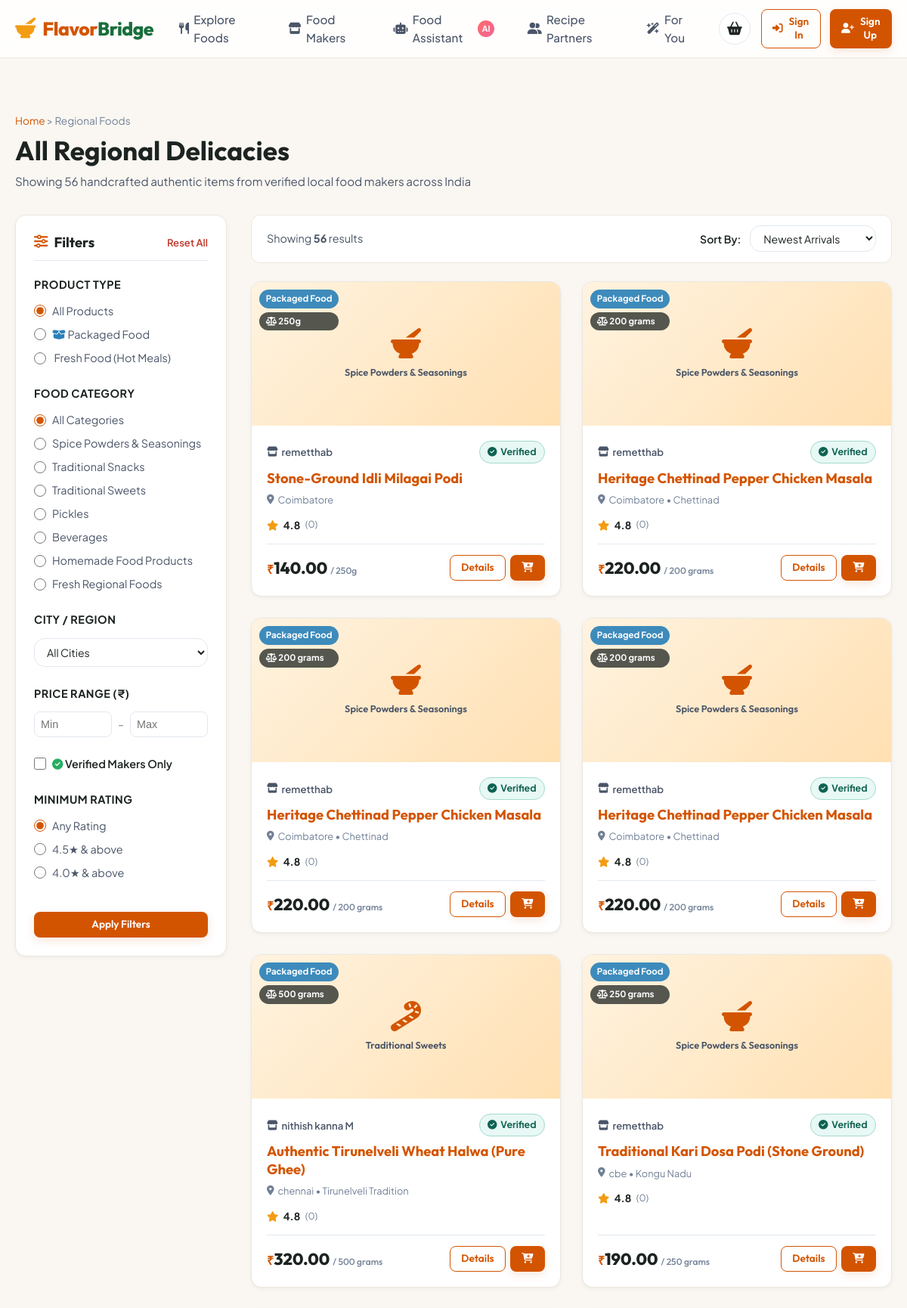
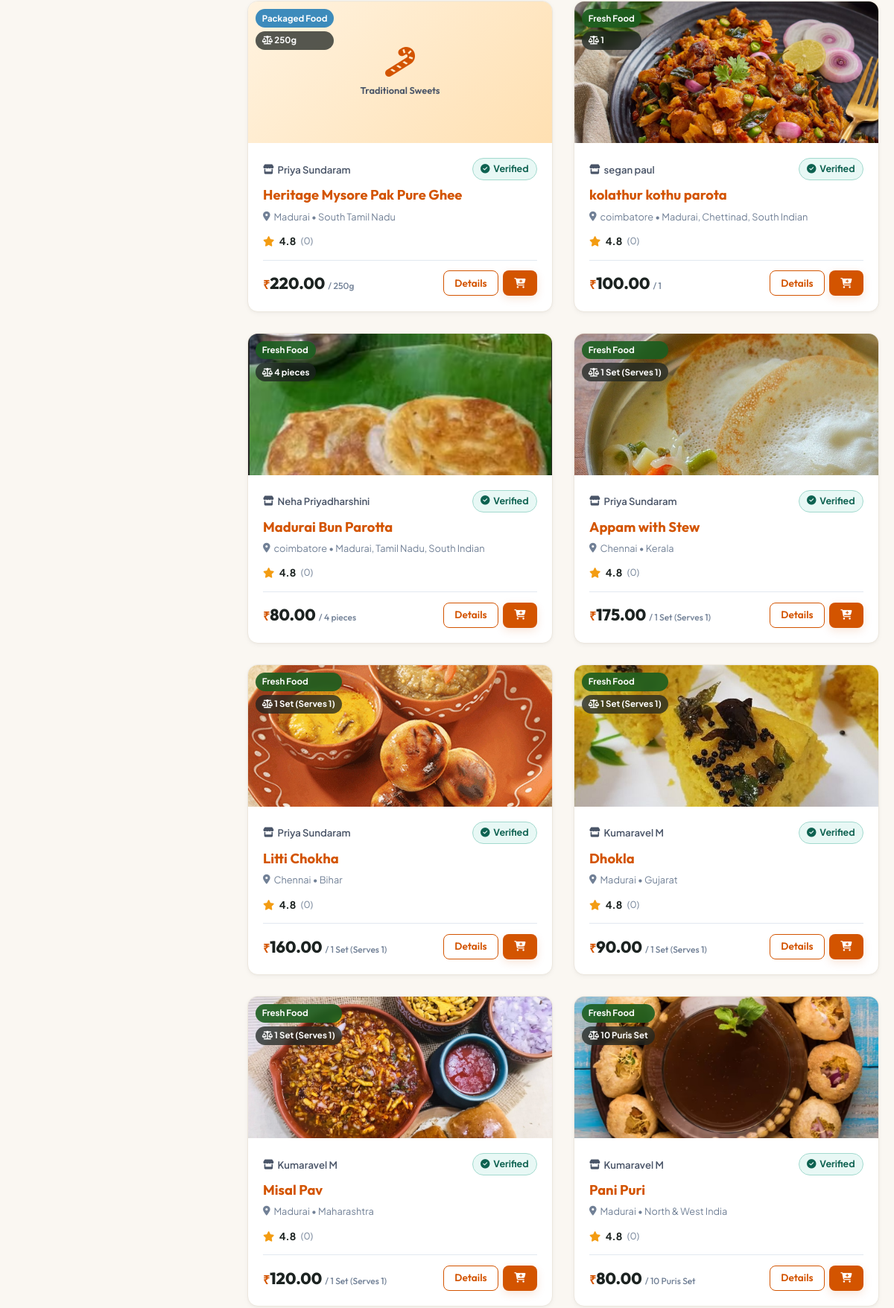
Page /products (upper part) on the committed database (2 pictures, top to bottom).
### backend/models.py (models this page shows, shortened)
class Product(db.Model):
    __tablename__ = 'products'
    id = db.Column(db.Integer, primary_key=True)
    food_maker_id = db.Column(db.Integer, db.ForeignKey('food_makers.id', ondelete='CASCADE'), nullable=False)
    name = db.Column(db.String(150), nullable=False, index=True)
    category = db.Column(db.String(100), nullable=False, index=True)
    description = db.Column(db.Text, nullable=True)
    ingredients = db.Column(db.Text, nullable=True)
    price = db.Column(db.Float, nullable=False)
    city = db.Column(db.String(100), nullable=False, index=True)
    region = db.Column(db.String(100), nullable=True)
    image = db.Column(db.String(255), nullable=True)
    stock = db.Column(db.Integer, default=10)
    product_type = db.Column(db.String(50), nullable=False, default='Packaged Food')  # 'Packaged Food' or 'Fresh Food'
    preparation_time = db.Column(db.String(50), nullable=True, default='1-2 days')
    net_quantity = db.Column(db.String(50), nullable=True, default='250g')  # e.g., '500g', '150g', '250g', '1 kg', '1 Plate'
    created_at = db.Column(db.DateTime, default=datetime.utcnow)
    cart_items = db.relationship('CartItem', backref='product', lazy=True, cascade='all, delete-orphan')
    order_items = db.relationship('OrderItem', backref='product', lazy=True)
    reviews = db.relationship('Review', backref='product', lazy=True, cascade='all, delete-orphan')
    interactions = db.relationship('Interaction', backref='product', lazy=True, cascade='all, delete-orphan')
    @property
    def average_rating(self):
        if not self.reviews:
            return 4.8  # Default positive score for new listings
        return round(sum(r.rating for r in self.reviews) / len(self.reviews), 1)
    @property
    def rating_count(self):
        return len(self.reviews)

class User(db.Model):
    __tablename__ = 'users'
    id = db.Column(db.Integer, primary_key=True)
    name = db.Column(db.String(100), nullable=False)
    email = db.Column(db.String(120), unique=True, nullable=False, index=True)
    password_hash = db.Column(db.String(255), nullable=False)
    role = db.Column(db.String(20), nullable=False, default='customer')  # 'customer' or 'food_maker'
    phone = db.Column(db.String(20), nullable=True)
    city = db.Column(db.String(100), nullable=True)
    address = db.Column(db.Text, nullable=True)
    created_at = db.Column(db.DateTime, default=datetime.utcnow)
    food_maker_profile = db.relationship('FoodMaker', backref='user', uselist=False, cascade='all, delete-orphan')
    cart = db.relationship('Cart', backref='customer', uselist=False, cascade='all, delete-orphan')
    orders = db.relationship('Order', backref='customer', lazy=True)
    reviews = db.relationship('Review', backref='customer', lazy=True)
    interactions = db.relationship('Interaction', backref='customer', lazy=True)

### backend/routes/product_routes.py (the view)
@product_bp.route('/products')
def products_list():
    query = request.args.get('q', '').strip()
    selected_category = request.args.get('category', '').strip()
    selected_city = request.args.get('city', '').strip()
    selected_type = request.args.get('product_type', '').strip()
    verified_only = request.args.get('verified_only') in ['1', 'true', 'True', 'yes']
    min_price = request.args.get('min_price', type=float)
    max_price = request.args.get('max_price', type=float)
    min_rating = request.args.get('min_rating', type=float)
    sort_by = request.args.get('sort', 'newest')
    base_query = Product.query
    if selected_category:
        base_query = base_query.filter(Product.category == selected_category)
    if selected_city:
        base_query = base_query.filter(Product.city.ilike(f"%{selected_city}%"))
    if selected_type in ['Packaged Food', 'Fresh Food']:
        base_query = base_query.filter(Product.product_type == selected_type)
    if min_price is not None:
        base_query = base_query.filter(Product.price >= min_price)
    if max_price is not None:
        base_query = base_query.filter(Product.price <= max_price)
    if verified_only:
        base_query = base_query.join(FoodMaker).filter(FoodMaker.is_verified == True)
    candidate_products = base_query.all()
    if query:
        ranked_scored = search_products(query, candidate_products)
        products = [p for p, score in ranked_scored]
    else:
        products = candidate_products
    if min_rating:
        products = [p for p in products if p.average_rating >= min_rating]
    if sort_by == 'price_asc':
        products = sorted(products, key=lambda p: p.price)
    elif sort_by == 'price_desc':
        products = sorted(products, key=lambda p: p.price, reverse=True)
    elif sort_by == 'rating':
        products = sorted(products, key=lambda p: (p.average_rating, p.rating_count), reverse=True)
    elif sort_by == 'popular':
        products = sorted(products, key=lambda p: (p.rating_count, p.average_rating), reverse=True)
    else:
        products = sorted(products, key=lambda p: (p.created_at or datetime.min), reverse=True)
    all_cities = sorted(list(set(p.city for p in Product.query.all() if p.city)))
    return render_template(
        'products.html',
        products=products,
        categories=FOOD_CATEGORIES,
        cities=all_cities,
        query=query,
        selected_category=selected_category,
        selected_city=selected_city,
        selected_type=selected_type,
        verified_only=verified_only,
        min_price=min_price,
        max_price=max_price,
        min_rating=min_rating,
        sort_by=sort_by,
        total_count=len(products)
    )

### frontend/templates/products.html (shortened to what this page needs)
{% extends "base.html" %}
{% block content %}
<div class="container" style="padding: 2.5rem 1.25rem;">
  <div style="margin-bottom: 2rem;">
    <div style="font-size: 0.85rem; color: var(--gray-medium); margin-bottom: 0.4rem;">
      <a href="{{ url_for('index') }}">Home</a> &gt; <span>Regional Foods</span>
    </div>
    <h1 style="font-size: 2.2rem; margin-bottom: 0.4rem;">
      {% if selected_category %}{{ selected_category }}{% elif query %}Search: "{{ query }}"{% else %}All Regional Delicacies{% endif %}
    </h1>
    <p style="color: var(--gray-dark); font-size: 0.95rem;">
      Showing {{ total_count }} handcrafted authentic items from verified local food makers across India
    </p>
  </div>
  <div class="catalog-layout">
    <aside class="filter-sidebar">
      <form method="GET" action="{{ url_for('product.products_list') }}" id="catalog-filter-form">
        <div class="filter-header">
          <h3><i class="fa-solid fa-sliders" style="color: var(--primary);"></i> Filters</h3>
          <a href="{{ url_for('product.products_list') }}" style="font-size: 0.82rem; font-weight: 600; color: var(--danger);">Reset All</a>
        </div>
        <div class="filter-group">
          <div class="filter-group-title">Product Type</div>
          <div class="filter-checkbox-list">
            <label class="filter-checkbox-label">
              <input type="radio" name="product_type" value="" {{ 'checked' if not selected_type else '' }}>
              <span>All Products</span>
            </label>
            <label class="filter-checkbox-label">
              <input type="radio" name="product_type" value="Packaged Food" {{ 'checked' if selected_type == 'Packaged Food' else '' }}>
              <span><i class="fa-solid fa-box-open" style="color: #2980B9;"></i> Packaged Food</span>
            </label>
            <label class="filter-checkbox-label">
              <input type="radio" name="product_type" value="Fresh Food" {{ 'checked' if selected_type == 'Fresh Food' else '' }}>
              <span> Fresh Food (Hot Meals)</span>
            </label>
          </div>
        </div>
        <div class="filter-group">
          <div class="filter-group-title">Food Category</div>
          <div class="filter-checkbox-list">
            <label class="filter-checkbox-label">
              <input type="radio" name="category" value="" {{ 'checked' if not selected_category else '' }}>
              <span>All Categories</span>
            </label>
            {% for cat in categories %}
              <label class="filter-checkbox-label">
                <input type="radio" name="category" value="{{ cat }}" {{ 'checked' if selected_category == cat else '' }}>
                <span>{{ cat }}</span>
              </label>
            {% endfor %}
          </div>
        </div>
        <div class="filter-group">
          <div class="filter-group-title">City / Region</div>
          <select name="city" class="form-control" style="font-size: 0.88rem; padding: 0.5rem 0.75rem;">
            <option value="">All Cities</option>
          </select>
        </div>
        <div class="filter-group">
          <div class="filter-group-title">Price Range (₹)</div>
          <div class="price-range-inputs">
            <input type="number" name="min_price" id="min-price-input" class="price-input" placeholder="Min" value="{{ min_price or '' }}" min="0">
            <span style="color: var(--gray-medium);">-</span>
            <input type="number" name="max_price" id="max-price-input" class="price-input" placeholder="Max" value="{{ max_price or '' }}" min="0">
          </div>
        </div>
        <div class="filter-group">
          <label class="filter-checkbox-label" style="font-weight: 600; color: var(--dark);">
            <input type="checkbox" name="verified_only" value="1" {{ 'checked' if verified_only else '' }}>
            <span><i class="fa-solid fa-circle-check" style="color: #27AE60;"></i> Verified Makers Only</span>
          </label>
        </div>
        <div class="filter-group">
          <div class="filter-group-title">Minimum Rating</div>
          <div class="filter-checkbox-list">
            <label class="filter-checkbox-label">
              <input type="radio" name="min_rating" value="" {{ 'checked' if not min_rating else '' }}>
              <span>Any Rating</span>
            </label>
            <label class="filter-checkbox-label">
              <input type="radio" name="min_rating" value="4.5" {{ 'checked' if min_rating == 4.5 else '' }}>
              <span>4.5★ & above</span>
            </label>
            <label class="filter-checkbox-label">
              <input type="radio" name="min_rating" value="4.0" {{ 'checked' if min_rating == 4.0 else '' }}>
              <span>4.0★ & above</span>
            </label>
          </div>
        </div>
        <button type="submit" class="btn btn-primary btn-block btn-sm" style="margin-top: 1rem;">
          Apply Filters
        </button>
      </form>
    </aside>
    <main>
      <div style="background: var(--bg-card); padding: 0.85rem 1.25rem; border-radius: 12px; border: var(--border-light); margin-bottom: 1.5rem; display: flex; align-items: center; justify-content: space-between; flex-wrap: wrap; gap: 1rem;">
        <div style="font-size: 0.9rem; color: var(--gray-dark);">
          Showing <strong>{{ products|length }}</strong> results
        </div>
        <div style="display: flex; align-items: center; gap: 0.75rem;">
          <label for="sort-select" style="font-size: 0.88rem; font-weight: 600; color: var(--dark);">Sort By:</label>
          <select id="sort-select" class="form-control" style="width: auto; padding: 0.4rem 0.8rem; font-size: 0.88rem;" onchange="const form = document.querySelector('#catalog-filter-form'); const hiddenSort = document.createElement('input'); hiddenSort.type='hidden'; hiddenSort.name='sort'; hiddenSort.value=this.value; form.appendChild(hiddenSort); form.submit();">
            <option value="newest" {{ 'selected' if sort_by == 'newest' else '' }}>Newest Arrivals</option>
          </select>
        </div>
      </div>
      {% if products %}
        <div class="product-grid">
          {% for product in products %}
            <div class="product-card" id="product-card-{{ product.id }}">
              <div class="product-image-container">
                {% if product.image %}
                  <img src="{{ url_for('uploaded_file', filename=product.image) }}" alt="{{ product.name }}" loading="lazy" style="width: 100%; height: 100%; object-fit: cover;">
                {% else %}
                  <div class="product-placeholder-graphic">
                    {% if 'Halwa' in product.name or 'Sweet' in product.category or 'Pak' in product.name or 'Laddu' in product.name %}
                      <i class="fa-solid fa-candy-cane"></i>
                    {% elif 'Masala' in product.name or 'Powder' in product.name or 'Podi' in product.name %}
                      <i class="fa-solid fa-mortar-pestle"></i>
                    {% elif 'Pickle' in product.name %}
                      <i class="fa-solid fa-jar"></i>
                    {% elif 'Coffee' in product.name or 'Tea' in product.name %}
                      <i class="fa-solid fa-mug-hot"></i>
                    {% elif product.product_type == 'Fresh Food' %}
                      <i class="fa-solid fa-bowl-rice"></i>
                    {% else %}
                      <i class="fa-solid fa-cookie-bite"></i>
                    {% endif %}
                    <span>{{ product.category }}</span>
                  </div>
                {% endif %}
                <div class="product-card-badges">
                  <span class="product-type-pill {{ 'pill-fresh' if product.product_type == 'Fresh Food' else 'pill-packaged' }}">
                    {{ product.product_type }}
                  </span>
                  {% if product.net_quantity %}
                    <span class="product-type-pill" style="background: rgba(28, 35, 33, 0.75); color: #FFFFFF; font-size: 0.72rem;">
                      <i class="fa-solid fa-scale-balanced"></i> {{ product.net_quantity }}
                    </span>
                  {% endif %}
                </div>
              </div>
              <div class="product-card-body">
                <div class="product-maker-info">
                  <span class="maker-name">
                    <i class="fa-solid fa-store"></i> {{ product.food_maker.user.name if product.food_maker and product.food_maker.user else 'Traditional Maker' }}
                  </span>
                  {% if product.food_maker and product.food_maker.is_verified %}
                    <span class="badge badge-verified" title="Verified Quality Maker"><i class="fa-solid fa-circle-check"></i> Verified</span>
                  {% endif %}
                </div>
                <h3 class="product-title">
                  <a href="{{ url_for('product.product_detail', product_id=product.id) }}">{{ product.name }}</a>
                </h3>
                <div class="product-location">
                  <i class="fa-solid fa-location-dot"></i> {{ product.city }} {% if product.region %}• {{ product.region }}{% endif %}
                </div>
                <div class="product-rating-row">
                  <div class="stars"><i class="fa-solid fa-star"></i></div>
                  <span class="rating-score">{{ product.average_rating }}</span>
                  <span class="rating-count">({{ product.rating_count }})</span>
                </div>
                <div class="product-card-footer">
                  <div class="product-price">
                    <span class="currency">₹</span>{{ "%.2f"|format(product.price) }}
                    <span style="font-size: 0.75rem; color: var(--gray-medium); font-weight: 500;">/ {{ product.net_quantity or 'pack' }}</span>
                  </div>
                  <div style="display: flex; gap: 6px;">
                    <a href="{{ url_for('product.product_detail', product_id=product.id) }}" class="btn btn-outline btn-sm">Details</a>
                    <button class="btn btn-primary btn-sm btn-add-to-cart-ajax" data-product-id="{{ product.id }}" aria-label="Add to cart">
                      <i class="fa-solid fa-cart-plus"></i>
                    </button>
                  </div>
                </div>
              </div>
            </div>
          {% endfor %}
        </div>
      {% endif %}
    </main>
  </div>
</div>
{% endblock %}

### rows in the picture
Product: category "Spice Powders & Seasonings", product_type "Packaged Food", net_quantity "250g", food_maker.user "remetthab", name "Stone-Ground Idli Milagai Podi", city "Coimbatore", average_rating "4.8", rating_count "0", price "140.00"
Product: category "Spice Powders & Seasonings", product_type "Packaged Food", net_quantity "200 grams", food_maker.user "remetthab", name "Heritage Chettinad Pepper Chicken Masala", city "Coimbatore", region "Chettinad", average_rating "4.8", rating_count "0", price "220.00"
Product: category "Spice Powders & Seasonings", product_type "Packaged Food", net_quantity "200 grams", food_maker.user "remetthab", name "Heritage Chettinad Pepper Chicken Masala", city "Coimbatore", region "Chettinad", average_rating "4.8", rating_count "0", price "220.00"
Product: category "Spice Powders & Seasonings", product_type "Packaged Food", net_quantity "200 grams", food_maker.user "remetthab", name "Heritage Chettinad Pepper Chicken Masala", city "Coimbatore", region "Chettinad", average_rating "4.8", rating_count "0", price "220.00"
Product: category "Traditional Sweets", product_type "Packaged Food", net_quantity "500 grams", food_maker.user "nithish kanna M", name "Authentic Tirunelveli Wheat Halwa (Pure Ghee)", city "chennai", region "Tirunelveli Tradition", average_rating "4.8", rating_count "0", price "320.00"
Product: category "Spice Powders & Seasonings", product_type "Packaged Food", net_quantity "250 grams", food_maker.user "remetthab", name "Traditional Kari Dosa Podi (Stone Ground)", city "cbe", region "Kongu Nadu", average_rating "4.8", rating_count "0", price "190.00"
Product: category "Traditional Sweets", product_type "Packaged Food", net_quantity "250g", food_maker.user "Priya Sundaram", name "Heritage Mysore Pak Pure Ghee", city "Madurai", region "South Tamil Nadu", average_rating "4.8", rating_count "0", price "220.00"
Product: image (picture), product_type "Fresh Food", net_quantity "1", food_maker.user "segan paul", name "kolathur kothu parota", city "coimbatore", region "Madurai, Chettinad, South Indian", average_rating "4.8", rating_count "0", price "100.00"
Product: image (picture), product_type "Fresh Food", net_quantity "4 pieces", food_maker.user "Neha Priyadharshini", name "Madurai Bun Parotta", city "coimbatore", region "Madurai, Tamil Nadu, South Indian", average_rating "4.8", rating_count "0", price "80.00"
Product: image (picture), product_type "Fresh Food", net_quantity "1 Set (Serves 1)", food_maker.user "Priya Sundaram", name "Appam with Stew", city "Chennai", region "Kerala", average_rating "4.8", rating_count "0", price "175.00"
Product: image (picture), product_type "Fresh Food", net_quantity "1 Set (Serves 1)", food_maker.user "Priya Sundaram", name "Litti Chokha", city "Chennai", region "Bihar", average_rating "4.8", rating_count "0", price "160.00"
Product: image (picture), product_type "Fresh Food", net_quantity "1 Set (Serves 1)", food_maker.user "Kumaravel M", name "Dhokla", city "Madurai", region "Gujarat", average_rating "4.8", rating_count "0", price "90.00"
Product: image (picture), product_type "Fresh Food", net_quantity "1 Set (Serves 1)", food_maker.user "Kumaravel M", name "Misal Pav", city "Madurai", region "Maharashtra", average_rating "4.8", rating_count "0", price "120.00"
Product: image (picture), product_type "Fresh Food", net_quantity "10 Puris Set", food_maker.user "Kumaravel M", name "Pani Puri", city "Madurai", region "North & West India", average_rating "4.8", rating_count "0", price "80.00"

### other values in the picture
{{ total_count }} "56"
{{ cat }} "Spice Powders & Seasonings" "Traditional Snacks" "Traditional Sweets" "Pickles" "Beverages" "Homemade Food Products" "Fresh Regional Foods"
{{ products|length }} "56"
